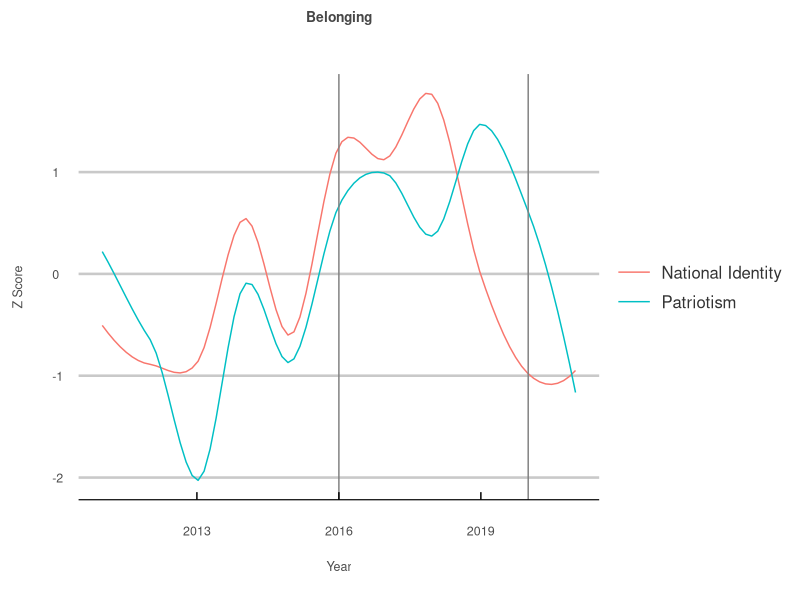
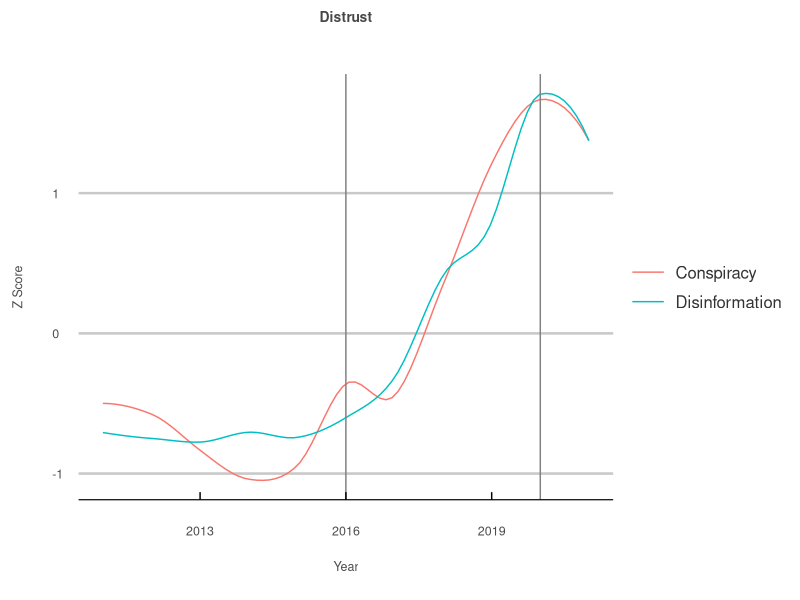
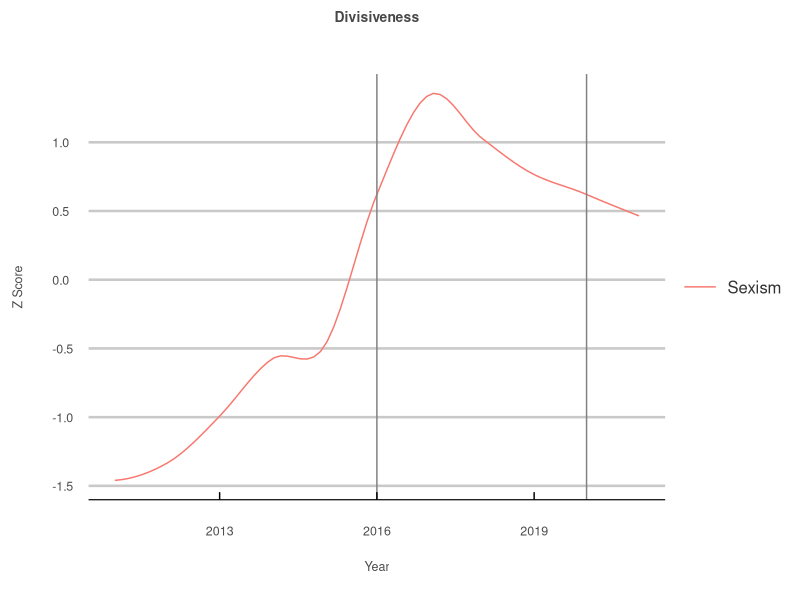

Source code (R) for these figures, in order:
## ---- chunk 1
knitr::opts_chunk$set(echo = TRUE)

library(dplyr)
library(tidyverse)
library(ggplot2)
library(stringr)
library(ggthemes)
library(here)

# gets the z score for a specific term. 
get_z_score <- function(data) {
  mean <- mean(
    data
    )
  sigma <- sd(
    data
  )
  z_scores <- list()
  for(i in 1:length(data)) {
    z_scores[i] <- (data[i] - mean) / sigma
  }
  return(unlist(
    z_scores
    ))
}

# gets the z score for a list of terms. 
get_z_scores <- function(data) {
  groups <- data %>%
    group_split(term)
  
  z_scores <- list()
  for(i in 1:length(groups)) {
    z_scores[i] <- list(
      get_z_score(groups[[i]]$hits)
      )
  }
  return(unlist(
    z_scores
    ))
}

# good terms. 
the_good <- c("patriotism",
              "national identity",
              "nationalism")

# bad terms. 
the_bad <- c("conspiracy",
             "false information",
             "misinformation",
             "disinformation")

# ugly terms. 
the_ugly <- c("white supremacy",
              "discrimination",
              "misogyny",
              "hate speech",
              "sexism")

# read in data. 
data <- read_csv("data.csv")

# sort data alphabetically by term. 
index <- order(data$term)
sorted_data_frame <- data[index,]

# change term to upper case. 
sorted_data_frame$term <- str_to_title(sorted_data_frame$term)

# my personal plot theme for data visualizations. 
my_theme <- theme_economist_white(gray_bg = FALSE) +
  theme(plot.title = element_text(hjust = 0.5, 
                                  vjust = 13, 
                                  size = 10, 
                                  color = "#474747"),
        plot.margin = unit(c(1.5, 1, 1.5, 1), "cm"),
        axis.text = element_text(size = 9, 
                                 color = "gray30"),
        axis.text.x=element_text(vjust = -2.5),
        axis.title.x = element_text(size = 9, 
                                    color = "gray30", 
                                    vjust = -10),
        axis.title.y = element_text(size = 9, 
                                    color = "gray30", 
                                    vjust = 10),
        legend.direction = "vertical", 
        legend.position = "right",
        legend.title = element_blank(),
        legend.text = element_text(size = 12, 
                                   color = "gray20"),
        legend.margin=margin(1, -15, 1, 0),
        legend.spacing.x = unit(0.25, "cm"),
        legend.key.size = unit(1, "cm"), 
        legend.key.height = unit(0.75, "cm"),
        strip.text = element_text(hjust = 0.5, 
                                  vjust = 1, 
                                  size = 10, 
                                  color = "#474747"),
        panel.spacing = unit(2, "lines"))

## ---- chunk 2

# the good. 
sorted_data_frame %>% 
  mutate(
    z_score = get_z_scores(sorted_data_frame)
    ) %>%
  filter(
    term %in% str_to_title(the_good)
    ) %>%
  ggplot(
    aes(x=year, y=z_score, col=term)
    ) +
  geom_smooth(
    se=F, span = 0.5, size = 0.5
    ) +
  geom_vline(
    xintercept = 2016, col="#808080"
    ) +
  geom_vline(
    xintercept = 2020, col="#808080"
  ) +
  ggtitle(
    "Belonging"
    ) +
  ylab(
    "Z Score"
    ) +
  xlab(
    "Year"
    ) + 
  my_theme

## ---- chunk 3

# the bad. 
sorted_data_frame %>% 
  mutate(
    z_score = get_z_scores(sorted_data_frame)
  ) %>%
  filter(
    term %in% str_to_title(the_bad)
  ) %>%
  ggplot(
    aes(x=year, y=z_score, col=term)
  ) +
  geom_smooth(
    se=F, span = 0.5, size = 0.5
  ) +
  geom_vline(
    xintercept = 2016, col="#808080"
  ) +
  geom_vline(
    xintercept = 2020, col="#808080"
  ) +
  ggtitle(
    "Distrust"
  ) +
  ylab(
    "Z Score"
  ) +
  xlab(
    "Year"
  ) + 
  my_theme

## ---- chunk 4

# the ugly. 
sorted_data_frame %>% 
  mutate(
    z_score = get_z_scores(sorted_data_frame)
  ) %>%
  filter(
    term %in% str_to_title(the_ugly)
  ) %>%
  ggplot(
    aes(x=year, y=z_score, col=term)
  ) +
  geom_smooth(
    se=F, span = 0.5, size = 0.5
  ) +
  geom_vline(
    xintercept = 2016, col="#808080"
  ) +
  geom_vline(
    xintercept = 2020, col="#808080"
  ) +
  ggtitle(
    "Divisiveness"
  ) +
  ylab(
    "Z Score"
  ) +
  xlab(
    "Year"
    ) + 
  my_theme
